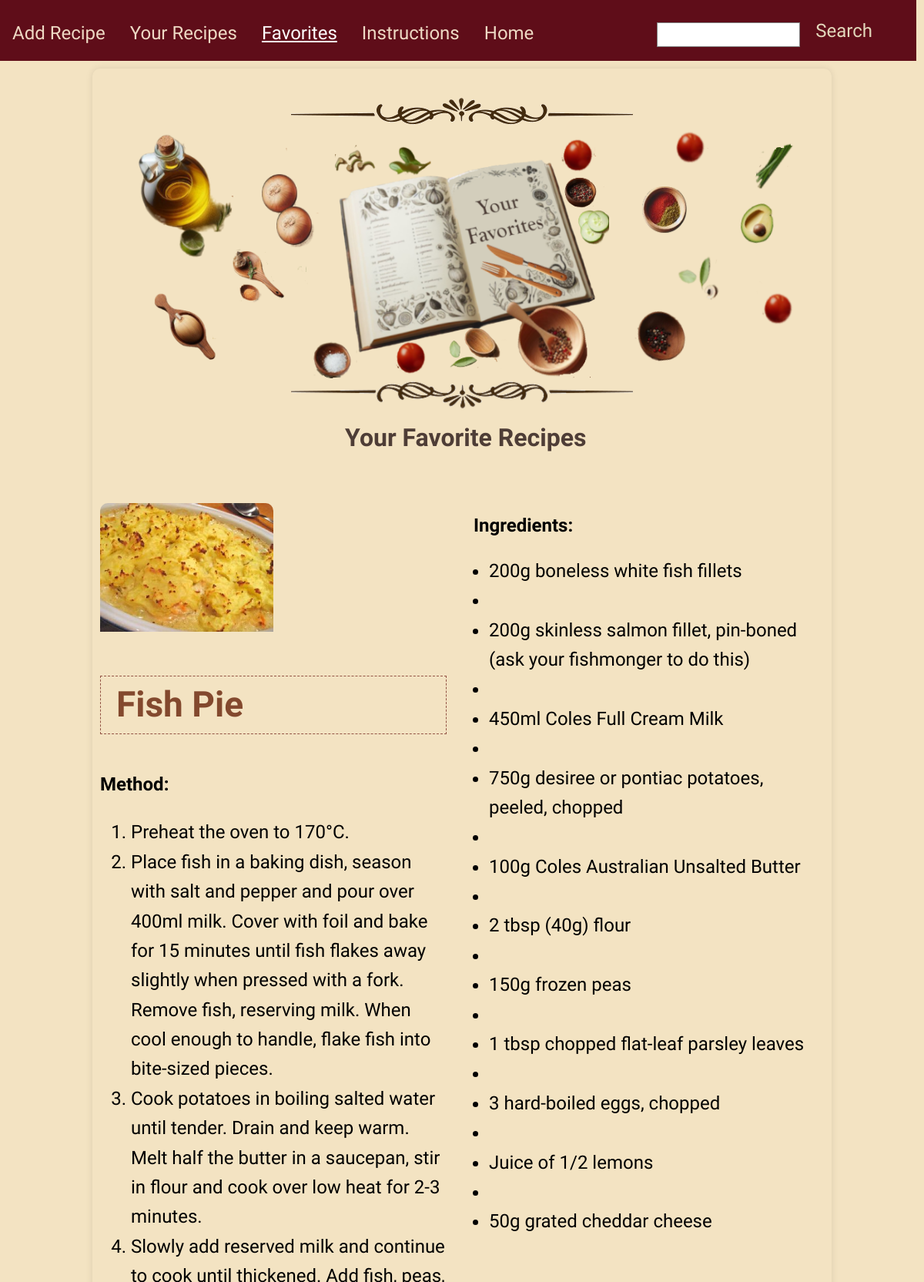
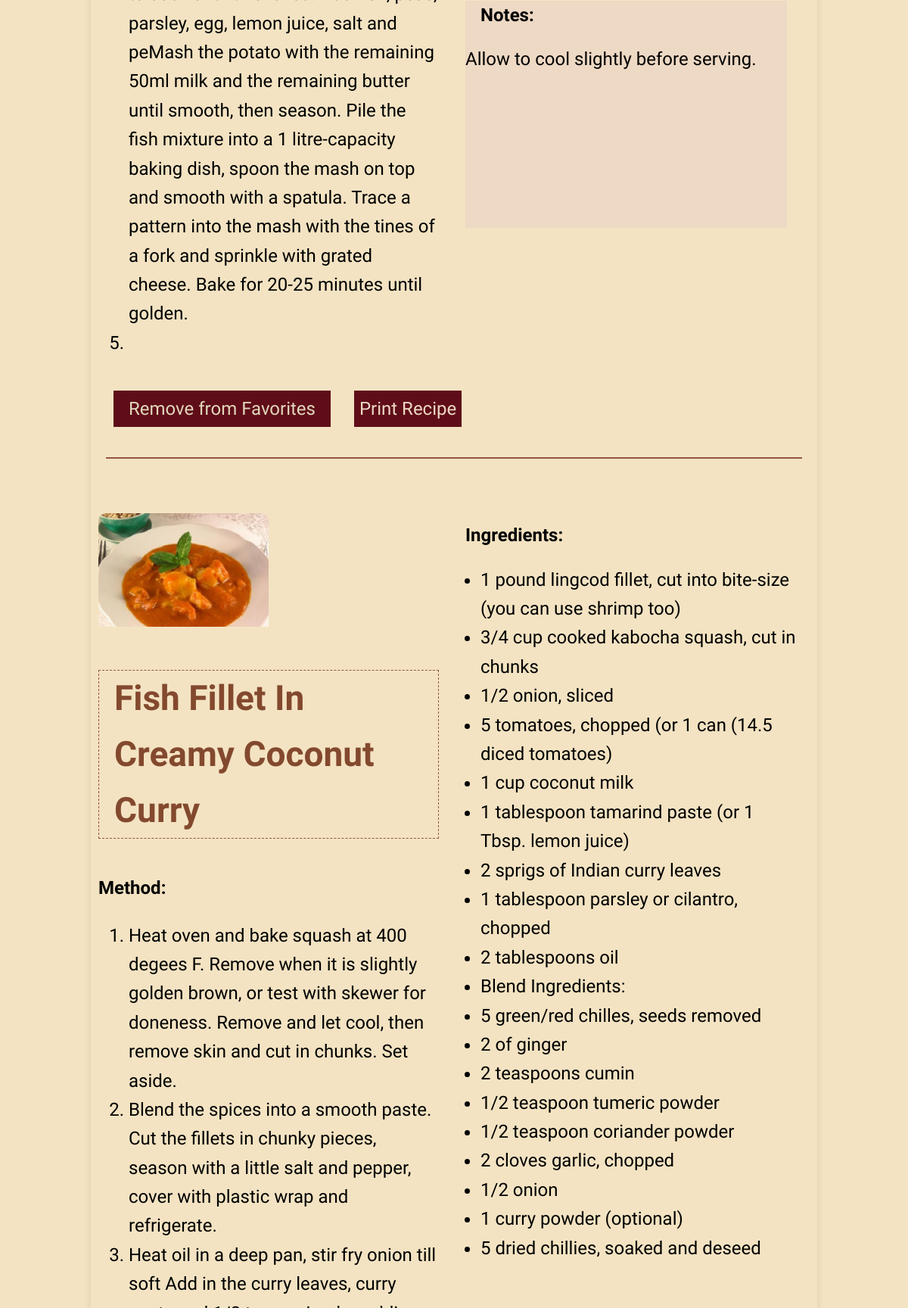
Page /favorites (signed in, upper part) on the committed database (2 pictures, top to bottom).
### tables this page shows
CREATE TABLE recipes (
                id INTEGER PRIMARY KEY AUTOINCREMENT,
                title TEXT NOT NULL,
                ingredients TEXT NOT NULL,
                instructions TEXT NOT NULL,
                notes TEXT,  -- Add the new column for notes
                user_id INTEGER, image TEXT,
                FOREIGN KEY (user_id) REFERENCES users (id)
            );

### build/views.py (the view)
@views.route('/favorites', methods=['GET'], endpoint='favorites')
def favorites():
    if 'user_id' not in session:
        flash('You need to log in first.')
        return redirect(url_for('views.login'))
    user_id = session['user_id']
    with sqlite3.connect(DATABASE) as connection:
        cursor = connection.cursor()
        cursor.execute('SELECT r.* FROM recipes r JOIN favorites f ON r.id = f.recipe_id WHERE f.user_id=?',
                       (user_id,))
        favorites = cursor.fetchall()
    return render_template('favorites.html', favorites=favorites, user_id=user_id)

### build/templates/favorites.html (shortened to what this page needs)
<!DOCTYPE html>
<html lang="en">
<head>
    <link rel="stylesheet" type="text/css" href="/static/styles/styles.css">
</head>
<body>
    {% include "nav.html" %}
    <div class="book-container">
        <div class="field-container">
            <img src="/static/images/border.png" alt="Border Image">
            <div class="your-favorites" aria-hidden="true">
            </div>
            <img src="/static/images/borderb.png" alt="Border Image">
            <h1>Your Favorite Recipes</h1>
            <div class="recipes-grid">
                {% for favorite in favorites %}
                <article class="recipe-item">
                    <div id="printableArea{{ favorite[0] }}" class="recipe-container">
                        <div class="recipe-image">
                            {% if favorite[6] %}
                            <img src="{{ url_for('static', filename='uploads/' + favorite[6]) }}"
                                alt="{{ favorite[1] }}">
                            {% else %}
                            <img src="{{ url_for('static', filename='default_image.jpg') }}"
                                alt="Default Image">
                            {% endif %}
                            <p class="recipe-title"><strong>{{ favorite[1] }}</strong></p>
                            <div class="recipe-method">
                                <strong class="other-titles">Method:</strong>
                                {% if favorite[3] %}
                                <ol class="method-list">
                                    {% for step in favorite[3].split('\n') %}
                                    <li>{{ step }}</li>
                                    {% endfor %}
                                </ol>
                                {% endif %}
                            </div>
                        </div>
                        <div class="recipe-details">
                            <p><strong class="other-titles">Ingredients:</strong></p>
                            {% if favorite[2] %}
                            <ul>
                                {% for ingredient in favorite[2].split('\n') %}
                                <li>{{ ingredient }}</li>
                                {% endfor %}
                            </ul>
                            {% endif %}
                            <blockquote class="notes">
                                <p><strong class="other-titles">Notes:</strong>
                                    <div class="text-notes"> {{ favorite[4] }}</div>
                                </p>
                            </blockquote>
                            <br>
                        </div>
                    </div>
                    <button onclick="removeFromFavorites({{ favorite[0] }})"
                        class="button1-style" aria-label="Remove from Favorites">Remove from Favorites</button>
                    <a class="button3-style" onclick="printPageArea({{ favorite[0] }})" aria-label="Print Recipe">Print Recipe</a>
                    <hr>
                </article>
                {% endfor %}
            </div>
        </div>
    </div>
</body>
</html>

### build/static/styles/styles.css (style rules this page uses)
body { font-family: 'Indie Flower', Arial, sans-serif, cursive !important; line-height: 1.6; font-size: 24px; height: 100vh; margin: 0; background: #f3e3c2; background-size: cover; }
h1 { text-align: center; font-family: 'Indie Flower', Arial, sans-serif, cursive !important; color: #4e3d36; margin-top: 1%; margin-bottom: 1%; margin-left: 1%; font-size: 4rem; }
hr { border: 1px solid #935445; margin-top: 30px; }
.button1-style, a.button2-style, .button3-style, input[type="file"]::file-selector-button { font-family: 'Indie Flower', Arial, sans-serif, cursive !important; cursor: pointer; }
.button1-style { width: auto; padding: 10px 20px; font-size: 24px; margin: 10px; color: #e2d7bb; background-color: #5f0d19; border: none; }
.button3-style { width: auto; padding: 10px 7px; font-size: 24px; color: #eed9c4; margin-top: 28px; margin-left: 15px; background-color: #5f0d19; border: none; transition: background-color 0.3s ease, color 0.3s ease; }
.field-container { display: flex; flex-direction: column; align-items: center; justify-content: center; margin-bottom: 20px; padding-top: 10px; }
.book-container { width: 80%; min-height: 200px; max-height: 80%; padding-top: 25px; border-radius: 10px; box-shadow: 0 0 10px rgba(0, 0, 0, 0.1); overflow: auto; margin: auto; overflow-y: scroll }
.recipe-container { display: grid; grid-template-areas: "image name" "ingredients method"; grid-template-columns: 1fr 1fr; margin-top: 20px; margin-left: -20px; }
.recipes-grid { width: 100%; }
.recipe-item { margin: 10px; padding: 10px; overflow: hidden; }
.recipe-image { padding: 10px; }
.recipe-image img { width: 50%; height: auto; border-top-left-radius: 10px; border-top-right-radius: 10px; grid-area: image; }
.recipe-details { padding-left: 150px; }
.recipe-title { grid-area: name; font-family: 'Indie Flower', sans-serif cursive !important; font-size: 46px; color: #83492e; border: 1px dashed #935445; padding-inline: 20px; }
.recipe-method { margin-top: 10px; grid-area: method; }
.recipe-details p { margin: 20px; }
.recipe-details ul { margin-top: 0; }
.recipe-details strong { font-weight: bold; }
.notes { background-color: #eed9c4; margin-top: 60px; margin-right: 20px; margin-left: 20px; min-height: 300px; }
.your-favorites { background: url('/static/images/favoritesl.png') center center; width: 90%; background-size: 100% 100%; padding-top: 150px; padding-bottom: 175px; margin-top: 2px; margin-bottom: 2px; }
@media only screen and (max-width: 1400px) { .recipe-details { padding-left: 5px; } }
@media only screen and (max-width: 1600px) and (min-width: 810px) { .button3-style { padding: 10px 7px; font-size: 24px; margin-top: 0px; margin-left: 15px; } }
@media screen and (max-width: 1200px) { h1 { font-size: 2rem; } }

### rows in the picture
recipes: image (picture), title "Fish Pie", step "Preheat the oven to 170°C." "Place fish in a baking dish, season with salt and pepper and pour over 400ml milk. Cover with foil and bake for 15 minutes until fish flakes away slightly when pressed with a fork. Remove fish, reserving milk. When cool enough to handle, flake fish into bite-sized pieces." "Cook potatoes in boiling salted water until tender. Drain and keep warm. Melt half the butter in a saucepan, stir in flour and cook over low heat for 2-3 minutes." "Slowly add reserved milk and continue to cook until thickened. Add fish, peas, parsley, egg, lemon juice, salt and peMash the potato with the remaining 50ml milk and the remaining butter until smooth, then season. Pile the fish mixture into a 1 litre-capacity baking dish, spoon the mash on top and smooth with a spatula. Trace a pattern into the mash with the tines of a fork and sprinkle with grated cheese. Bake for 20-25 minutes until golden.", ingredient "200g boneless white fish fillets" "200g skinless salmon fillet, pin-boned (ask your fishmonger to do this)" "450ml Coles Full Cream Milk" "750g desiree or pontiac potatoes, peeled, chopped" "100g Coles Australian Unsalted Butter" "2 tbsp (40g) flour" "150g frozen peas" "1 tbsp chopped flat-leaf parsley leaves" "3 hard-boiled eggs, chopped" "Juice of 1/2 lemons" "50g grated cheddar cheese", notes "Allow to cool slightly before serving."
recipes: image (picture), title "Fish Fillet In Creamy Coconut Curry", step "Heat oven and bake squash at 400 degees F. Remove when it is slightly golden brown, or test with skewer for doneness. Remove and let cool, then remove skin and cut in chunks. Set aside." "Blend the spices into a smooth paste. Cut the fillets in chunky pieces, season with a little salt and pepper, cover with plastic wrap and refrigerate.", ingredient "1 pound lingcod fillet, cut into bite-size (you can use shrimp too)" "3/4 cup cooked kabocha squash, cut in chunks" "1/2 onion, sliced" "5 tomatoes, chopped (or 1 can (14.5 diced tomatoes)" "1 cup coconut milk" "1 tablespoon tamarind paste (or 1 Tbsp. lemon juice)" "2 sprigs of Indian curry leaves" "1 tablespoon parsley or cilantro, chopped" "2 tablespoons oil" "Blend Ingredients:" "5 green/red chilles, seeds removed" "2 of ginger" "2 teaspoons cumin" "1/2 teaspoon tumeric powder" "1/2 teaspoon coriander powder" "2 cloves garlic, chopped" "1/2 onion" "1 curry powder (optional)" "5 dried chillies, soaked and deseed"
